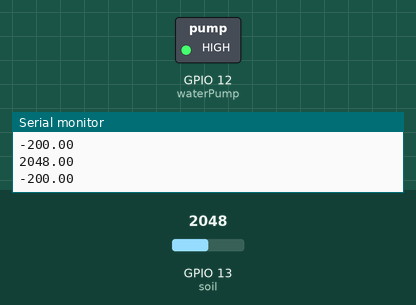
A sketch run on a simulated ESP32. On the bench: switched loads named in the sketch (green lamp = pin HIGH), the last lines printed to the serial monitor. The inputs (shaded band) are chosen by the test bench; at power-on: GPIO 13 (soil) = 2048. WiFi joins after 1.5 s; servers stay silent unless stated.

Above: at 6.3 s.
6.4 s: GPIO 13 (soil) set to 658
9.1 s: GPIO 13 (soil) set to 553
At 11.9 s:
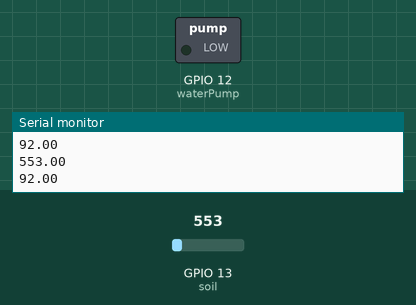
12.4 s: GPIO 13 (soil) set to 889
15.1 s: GPIO 13 (soil) set to 958
At 17.8 s:
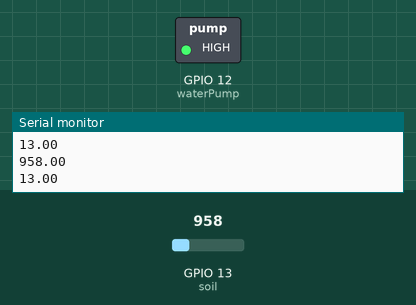
Timing chart, 0 to 19.3 s (numbered marks = the images above; inputs shaded):
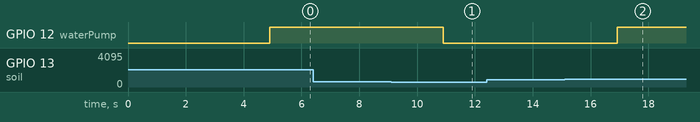

The sketch:

plant_Monitoring_ESP32.ino
```cpp
#define BLYNK_TEMPLATE_ID "Template ID"
#define BLYNK_TEMPLATE_NAME "Template ID"
#define BLYNK_AUTH_TOKEN "Auth Token"

#define BLYNK_PRINT Serial

#include <WiFi.h>
#include <WiFiClient.h>
#include <BlynkSimpleEsp32.h>

char auth[] = BLYNK_AUTH_TOKEN;
char ssid[] = "**********";
char pass[] = "**********";

BlynkTimer timer;

#define soil 13
#define waterPump 12
WidgetLED pump(V1);

float soilLevel, soilR;
WidgetLCD vLcd(V2);
void SMESensor()
{
  readSoil();
  if(soilLevel>=80)
  {
    digitalWrite(waterPump, LOW);
    vLcd.print(0,0,"Water Pump OFF");
    pump.off();
  }

 if(soilLevel<20)
  {
    digitalWrite(waterPump, HIGH);
    vLcd.print(0,0, "Water Pump ON ");
    pump.on();
  }
}
void readSoil()
{
  soilR=analogRead(soil);
  Serial.println(soilR);
  soilLevel=map(soilR, 0, 1024, 200,0); // adjust soil level here
  Serial.println(soilLevel);
  Blynk.virtualWrite(V0, soilLevel);
  delay(1000);
}
void setup()
{
  Serial.begin(9600);
  pinMode(waterPump, OUTPUT);
  digitalWrite(waterPump, LOW);
  delay(100);

  Blynk.begin(auth, ssid, pass);
  delay(1000);
  timer.setInterval(1000L, SMESensor);
}

void loop() {
  Blynk.run();
  timer.run();
}
```

Measured:
- the behaviour switches between 620 and 619 on GPIO 13 (soil) (found by bisection; images 0 and 1)
- the behaviour switches between 926 and 927 on GPIO 13 (soil) (found by bisection; images 1 and 2)
- after the input at 9.1 s, GPIO 12 (waterPump): HIGH → LOW after 1.8 s
- after the input at 15.1 s, GPIO 12 (waterPump): LOW → HIGH after 1.8 s
